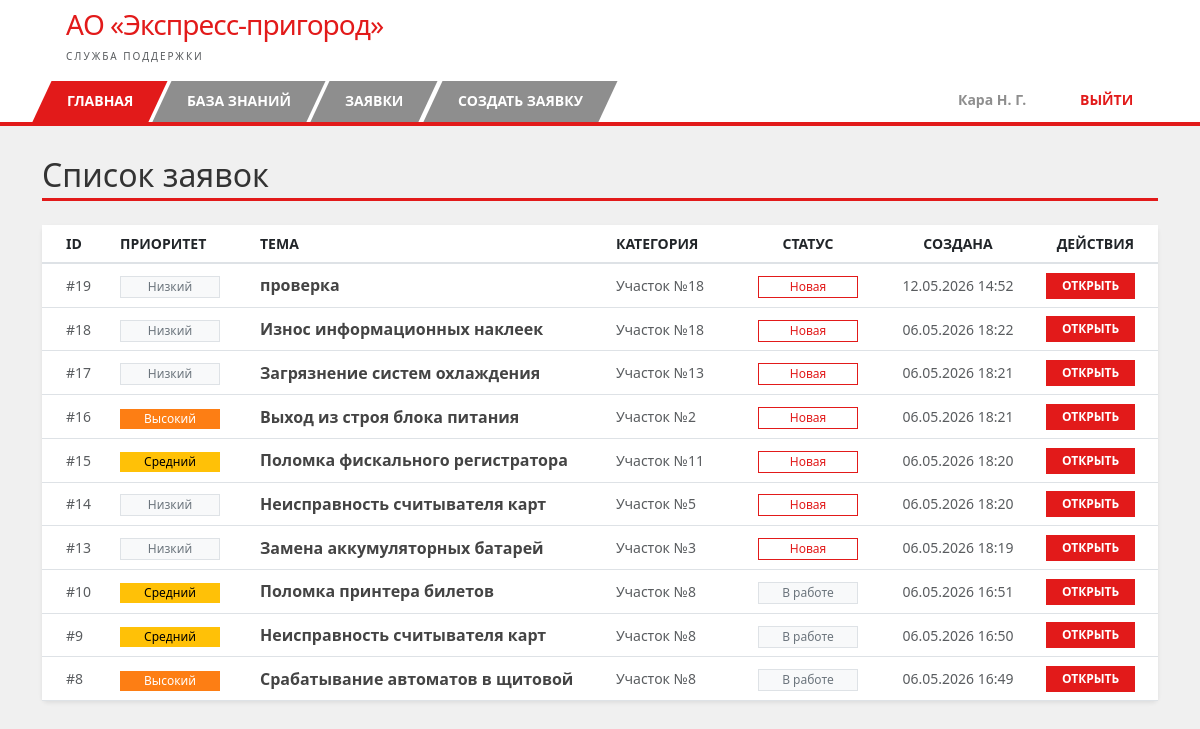
Page /tickets/list (signed in) on the committed database.
### app/models.py (models this page shows, shortened)
class User(UserMixin, db.Model):
    id = db.Column(db.Integer, primary_key=True)
    username = db.Column(db.String(64), index=True, unique=True, nullable=False)
    email = db.Column(db.String(120), unique=True, nullable=False)
    phone = db.Column(db.String(20), nullable=False)
    password_hash = db.Column(db.String(128))
    role = db.Column(db.String(20), default='employee')
    department = db.Column(db.String(50))
    tickets_created = db.relationship(
        'Ticket',
        foreign_keys='Ticket.creator_id',  # Тикеты, где пользователь - автор
        backref='creator',
        lazy='dynamic'
    )
    tickets_assigned = db.relationship(
        'Ticket',
        foreign_keys='Ticket.assignee_id',  # Тикеты, где пользователь - исполнитель
        backref='assignee',
        lazy='dynamic'
    )

class Ticket(db.Model):
    id = db.Column(db.Integer, primary_key=True)
    title = db.Column(db.String(100), nullable=False)
    description = db.Column(db.Text, nullable=False)
    category = db.Column(db.String(50), nullable=False)  # Участок
    priority = db.Column(db.String(20), default='Средний')  # Низкий/Средний/Высокий/Критический
    status = db.Column(db.String(20), default='Новая')  # Новая/В работе/Решена/Закрыта
    reopen_count = db.Column(db.Integer, default=0)  # Счетчик переоткрытий (для эскалации)
    created_at = db.Column(db.DateTime, index=True, default=datetime.utcnow)
    closed_at = db.Column(db.DateTime, nullable=True)  # Время окончательного закрытия
    creator_id = db.Column(db.Integer, db.ForeignKey('user.id'), nullable=False)  # Кто создал
    assignee_id = db.Column(db.Integer, db.ForeignKey('user.id'), nullable=True)  # Кто исполняет
    comments = db.relationship('Comment', backref='ticket', lazy='dynamic', cascade='all, delete')
    @property
    def comment_count(self):
        return self.comments.count()

### app/routes/tickets.py (the view)
@tickets_bp.route('/list')
@login_required
def list_tickets():
    if current_user.role == 'superadmin':
        tickets = Ticket.query.filter(Ticket.reopen_count >= 3).order_by(Ticket.created_at.desc()).all()
    elif current_user.role == 'support':
        tickets = Ticket.query.filter(
            (Ticket.category == current_user.department) &
            ((Ticket.status == 'Новая') | (Ticket.assignee_id == current_user.id))
        ).order_by(Ticket.created_at.desc()).all()
    else:
        tickets = Ticket.query.filter_by(creator_id=current_user.id).order_by(Ticket.created_at.desc()).all()
    return render_template('tickets/list.html', tickets=tickets)

### app/models.py (called while the page is built)
@login_manager.user_loader
def load_user(id):
    return User.query.get(int(id))

### app/templates/tickets/list.html (shortened to what this page needs)
{% extends "base.html" %}
{% block content %}
<div class="mb-4">
    <h2 class="fw-light mb-1" style="color: #333;">Список заявок</h2>
    <div style="width: 100%; height: 3px; background-color: #e21a1a;"></div>
</div>
<div class="card shadow-sm border-0 mt-3">
    <div class="card-body p-0">
        <div class="table-responsive">
            <table class="table table-hover mb-0" style="table-layout: fixed; width: 100%;">
                <thead style="background-color: #f8f9fa; border-bottom: 2px solid #dee2e6;">
                    <tr class="text-uppercase small text-muted fw-bold">
                        <th class="ps-4" style="width: 70px;">ID</th>
                        <th style="width: 140px;">Приоритет</th>
                        <th>Тема</th>
                        <th style="width: 130px;">Категория</th>
                        <th class="text-center" style="width: 140px;">Статус</th>
                        <th class="text-center" style="width: 160px;">Создана</th>
                        <th class="text-end pe-4" style="width: 120px;">Действия</th>
                    </tr>
                </thead>
                <tbody class="align-middle">
                    {% for ticket in tickets %}
                    <tr>
                        <td class="ps-4 text-muted small">#{{ ticket.id }}</td>
                        <td>
                            <span class="badge rounded-0 fw-normal py-1"
                                  style="display: inline-block; width: 100px; text-align: center;
                                  {% if ticket.priority == 'Низкий' %} background-color: #f8f9fa; color: #6c757d; border: 1px solid #dee2e6;
                                  {% elif ticket.priority == 'Средний' %} background-color: #ffc107; color: #000;
                                  {% elif ticket.priority == 'Высокий' %} background-color: #fd7e14; color: #fff;
                                  {% else %} background-color: #dc3545; color: #fff; {% endif %}">
                                {{ ticket.priority }}
                            </span>
                        </td>
                        <td style="overflow: hidden; text-overflow: ellipsis; white-space: nowrap;">
                            <span class="fw-bold" style="color: #444;">{{ ticket.title }}</span>
                        </td>
                        <td class="small text-muted">{{ ticket.category }}</td>
                        <td class="text-center">
                            <span class="badge rounded-0 fw-normal py-1"
                                style="display: inline-block; width: 100px; text-align: center;
                                {% if ticket.status == 'Новая' %}
                                    border: 1px solid #e21a1a; color: #e21a1a; background-color: transparent;
                                {% else %}
                                    border: 1px solid #dee2e6; color: #6c757d; background-color: #f8f9fa;
                                {% endif %}">
                                {{ ticket.status }}
                            </span>
                        </td>
                        <td class="text-center small text-muted">
                            {{ ticket.created_at.strftime('%d.%m.%Y %H:%M') }}
                        </td>
                        <td class="text-end pe-4">
                            <a href="{{ url_for('tickets.detail', id=ticket.id) }}"
                               class="btn btn-sm rounded-0 text-white px-3"
                               style="background-color: #e21a1a; border: none; font-size: 0.75rem; font-weight: bold;">
                                ОТКРЫТЬ
                            </a>
                        </td>
                    </tr>
                    {% endfor %}
                </tbody>
            </table>
        </div>
    </div>
</div>
{% endblock %}

### app/templates/base.html (shortened to what this page needs)
<!DOCTYPE html>
<html lang="ru">
<head>
    <link href="https://cdn.jsdelivr.net/npm/bootstrap@5.3.0/dist/css/bootstrap.min.css" rel="stylesheet">
    <link rel="stylesheet" href="{{ url_for('static', filename='css/style.css') }}">
</head>
<body>
    <header class="bg-white py-2">
        <div class="container d-flex align-items-center">
            <div class="ms-4">
                <h1 class="h3 mb-0" style="color: #e21a1a; font-weight: normal; letter-spacing: -1px;">
                    АО «Экспресс-пригород»
                </h1>
                <small class="text-muted text-uppercase" style="font-size: 10px; letter-spacing: 2px;">
                    Служба поддержки
                </small>
            </div>
        </div>
    </header>
    <nav class="rzd-nav-container">
        <div class="container">
            <div class="nav-wrapper">
                <ul class="nav">
                    {% if current_user.is_authenticated %}
                        <li class="nav-item active-red">
                            <a class="nav-link" href="{{ url_for('main.dashboard') }}">ГЛАВНАЯ</a>
                        </li>
                        <li class="nav-item">
                            <a class="nav-link" href="{{ url_for('knowledge.list_articles') }}">БАЗА ЗНАНИЙ</a>
                        </li>
                        <li class="nav-item">
                            <a class="nav-link" href="{{ url_for('tickets.list_tickets') }}">ЗАЯВКИ</a>
                        </li>
                        {% if current_user.role not in ['support', 'admin', 'superadmin'] %}
                            <li class="nav-item">
                                <a class="nav-link" href="{{ url_for('tickets.create') }}">СОЗДАТЬ ЗАЯВКУ</a>
                            </li>
                        {% endif %}
                    {% endif %}
                </ul>
                {% if current_user.is_authenticated %}
                <ul class="nav">
                    <li class="nav-item user-item">
                        <span class="nav-link-custom">
                            {{ current_user.username }}
                        </span>
                    </li>
                    <li class="nav-item logout-item">
                        <a class="nav-link-custom" href="{{ url_for('auth.logout') }}">ВЫЙТИ</a>
                    </li>
                </ul>
                {% endif %}
            </div>
        </div>
    </nav>
    <div class="container mt-4">
        {% block content %}{% endblock %}
    </div>
</body>
</html>

### app/static/css/style.css (style rules this page uses)
body { background-color: #f0f0f0; margin: 0; }
.rzd-nav-container { background-color: white; border-bottom: 4px solid #e21a1a; margin-bottom: 30px; }
.rzd-nav-container .nav { display: flex !important; padding: 0 !important; margin: 0 !important; list-style: none; gap: 4px; align-items: flex-end; }
.rzd-nav-container .nav-item { background-color: #8e8e8e; margin: 0 !important; padding: 0 !important; transform: skewX(-25deg); transition: 0.2s; border: none; }
.rzd-nav-container .nav-item .nav-link { display: block; padding: 12px 25px; color: white !important; text-decoration: none; font-weight: bold; font-size: 14px; transform: skewX(25deg); white-space: nowrap; line-height: 1.2; }
.rzd-nav-container .nav-item.active-red, .rzd-nav-container .nav-item:first-child { background-color: #e21a1a; }

### app/templates/base.html (style rules this page uses)
.nav-wrapper { display: flex; justify-content: space-between; align-items: flex-end; width: 100%; min-height: 48px; }
.user-item, .logout-item { background-color: #ffffff !important; transform: skewX(-25deg); border: 1px solid #ddd; border-bottom: none; transition: 0.2s; }
.user-item { margin-left: 20px; }
.logout-item { margin-left: 5px; }
.user-item .nav-link-custom { color: #8e8e8e !important; }
.logout-item .nav-link-custom { color: #e21a1a !important; }
.nav-link-custom { display: block; padding: 12px 25px; text-decoration: none; font-weight: bold; font-size: 14px; transform: skewX(25deg); background-color: transparent !important; white-space: nowrap; }

### app/templates/tickets/list.html (style rules this page uses)
.table td, .table th { vertical-align: middle; }

### rows in the picture
User: username "Кара Н. Г."
Ticket: id "19", priority "Низкий", title "проверка", category "Участок №18", status "Новая", created_at "12.05.2026 14:52"
Ticket: id "18", priority "Низкий", title "Износ информационных наклеек", category "Участок №18", status "Новая", created_at "06.05.2026 18:22"
Ticket: id "17", priority "Низкий", title "Загрязнение систем охлаждения", category "Участок №13", status "Новая", created_at "06.05.2026 18:21"
Ticket: id "16", priority "Высокий", title "Выход из строя блока питания", category "Участок №2", status "Новая", created_at "06.05.2026 18:21"
Ticket: id "15", priority "Средний", title "Поломка фискального регистратора", category "Участок №11", status "Новая", created_at "06.05.2026 18:20"
Ticket: id "14", priority "Низкий", title "Неисправность считывателя карт", category "Участок №5", status "Новая", created_at "06.05.2026 18:20"
Ticket: id "13", priority "Низкий", title "Замена аккумуляторных батарей", category "Участок №3", status "Новая", created_at "06.05.2026 18:19"
Ticket: id "10", priority "Средний", title "Поломка принтера билетов", category "Участок №8", status "В работе", created_at "06.05.2026 16:51"
Ticket: id "9", priority "Средний", title "Неисправность считывателя карт", category "Участок №8", status "В работе", created_at "06.05.2026 16:50"
Ticket: id "8", priority "Высокий", title "Срабатывание автоматов в щитовой", category "Участок №8", status "В работе", created_at "06.05.2026 16:49"
